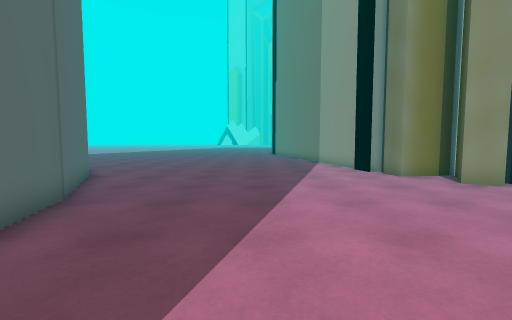
View 1 (above)

16 first-person views from a walk through a scene from a Unity 3-D project. The camera is 1.3 m above the floor, tilts 4° down and sees 90° across. The floor is counted in squares, 1 m on a side. Each view is taken from the middle of a square. On the plan, view 1 faces up. The plan holds only what a view shows up to about 13 squares ahead; the rest is blank. The place goes on beyond the plan. The player is left out.

View 2
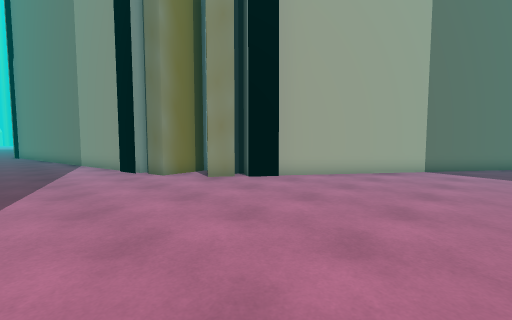

View 3
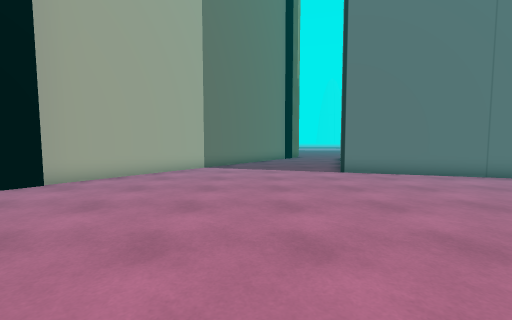

View 4
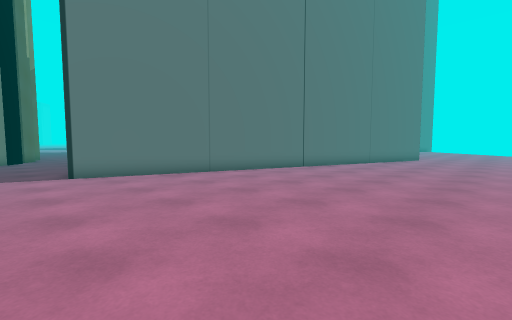

View 5
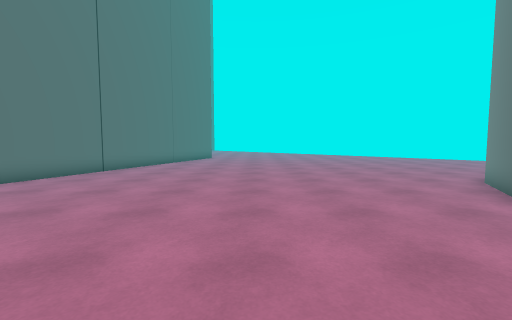

View 6
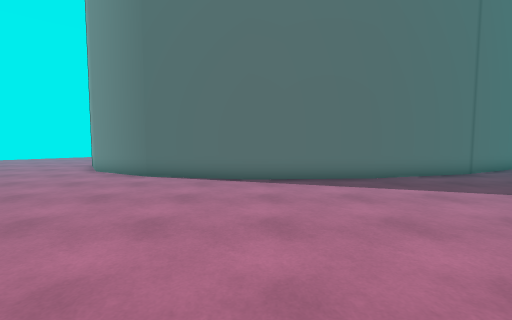

View 7
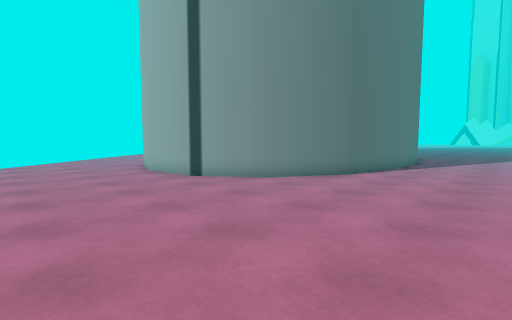

View 8
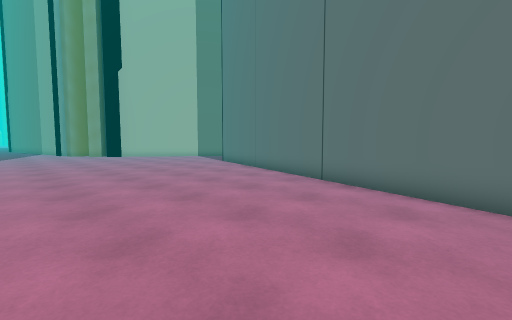

View 9
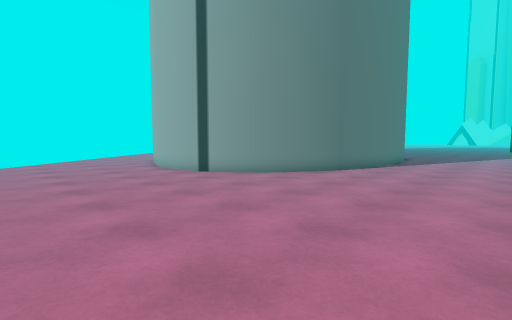

View 10
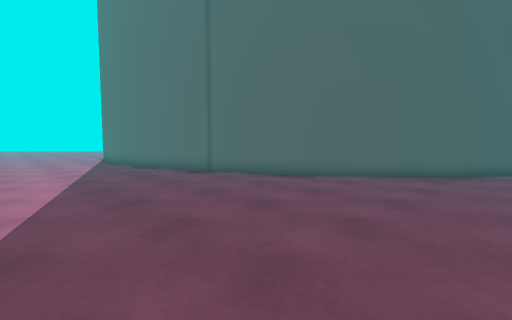

View 11
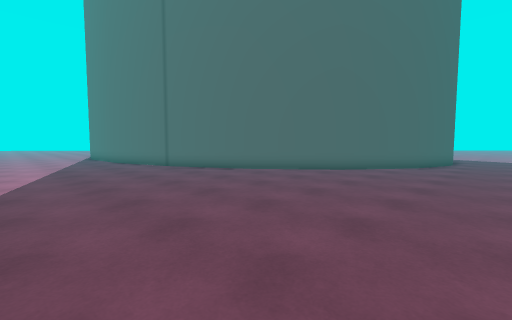

View 12
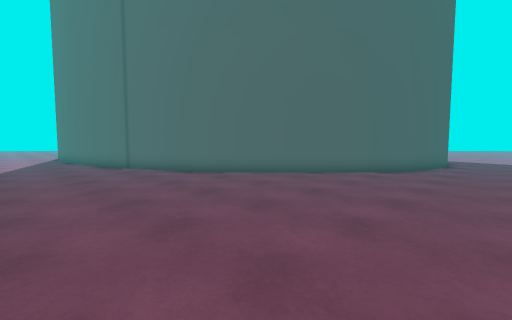

View 13
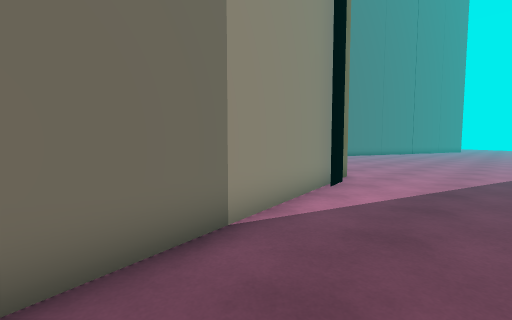

View 14
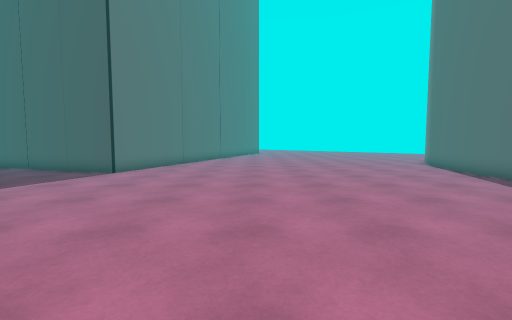

View 15
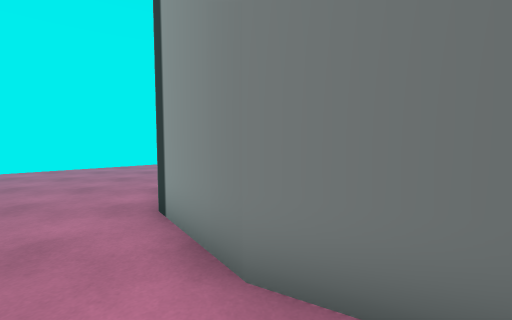

View 16
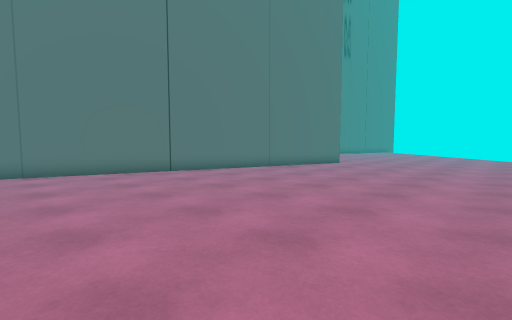

### Floor plan
Points are (right, up) in squares from view 1. A wall is a line through its corners. A room is listed if a view was taken in it or the views show most of it. See-through windows are left out.
Room 1 (views 1, 2, 3, 4, 5, 6, 7, 8, 9, 10, 11, 12, 13, 14, 15, 16)
walls: (-2.8, -3.2) (-3.6, -7.1) (-5.3, -10.1) (-7.8, -11.8) (-10.8, -12.2) (-11.5, -12); (-3.1, 1.3) (-2.8, -3.3); (-4.4, 5.7) (-3.1, 1.1); (7.2, 7.4) (6.4, 7.9) (7.8, 9.9) (5.4, 9.6) (5.2, 10.5); (8.1, 7.8) (7.8, 8); (5.1, 11) (3.6, 19.1); (-6.5, 10) (-4.3, 5.6); (14.5, 2.3) (7.7, 7.1); (-9.3, 13.4) (-6.4, 9.8); (7.3, -18.1) (12, -3.7) (14.5, -4.5); (-11.6, 15) (-9.2, 13.3)
glass walls: (4.9, 11) (4.7, 12.2)

Positions as (right, up) in squares from view 1, and headings:
1: (0, 0), facing up
2: (1, 0), facing up-right
3: (1, 0), facing right
4: (1, -2), facing down-right
5: (2, -2), facing down
6: (6, -3), facing left
7: (1, -17), facing up-left
8: (1, -18), facing up-right
9: (2, -18), facing up-left
10: (2, 15), facing down-left
11: (2, 19), facing down-left
12: (0, 19), facing down-left
13: (1, 19), facing down-right
14: (6, 7), facing down
15: (-3, -10), facing left
16: (-2, -8), facing down-right
